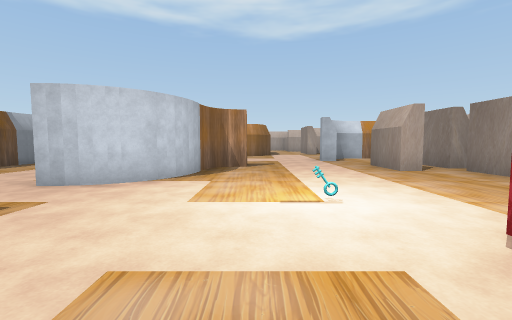
[1] (above)

21 first-person views from a walk through a 3-D level made in the Unity game engine. The camera is 1.3 m above the floor, tilts 4° down and sees 90° across. The floor is counted in squares, 2 m on a side. Each view is taken from the middle of a square. On the plan, view 1 faces up. The plan holds only what a view shows up to about 9 squares ahead; the rest is blank. The place goes on beyond the plan. The player is left out.

[2]
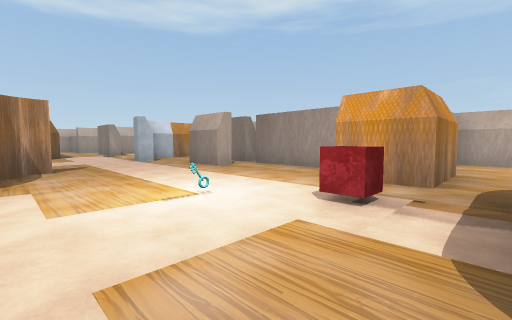

[3]
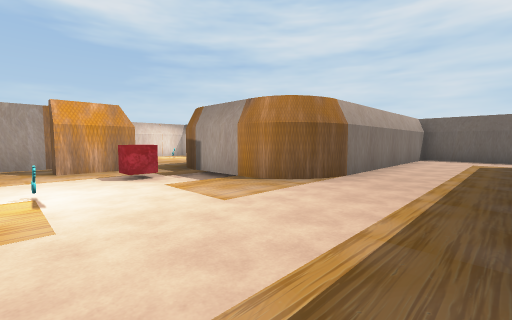

[4]
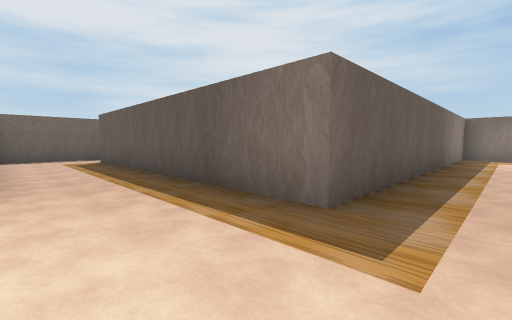

[5]
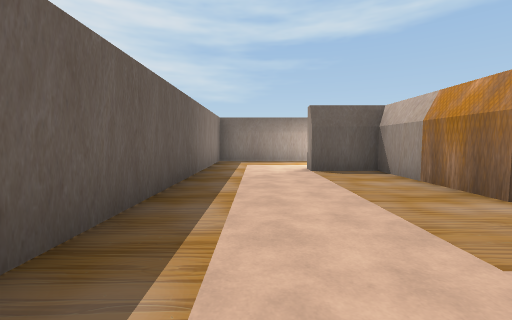

[6]
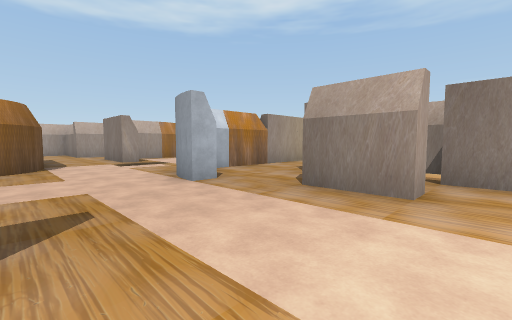

[7]
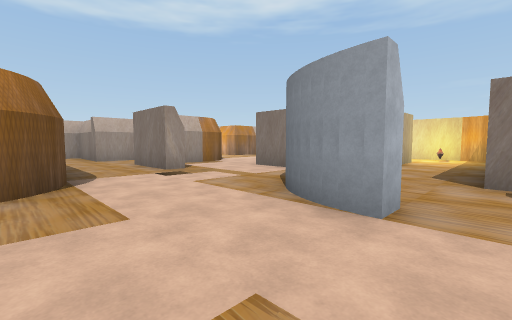

[8]
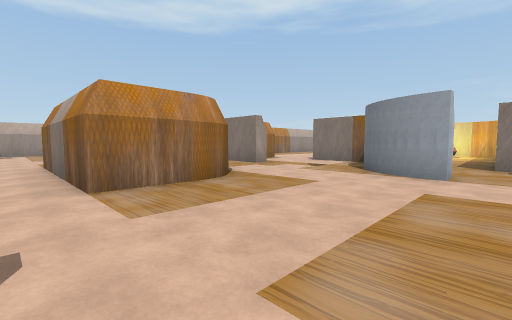

[9]
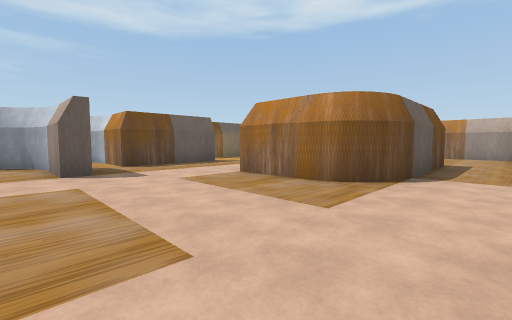

[10]
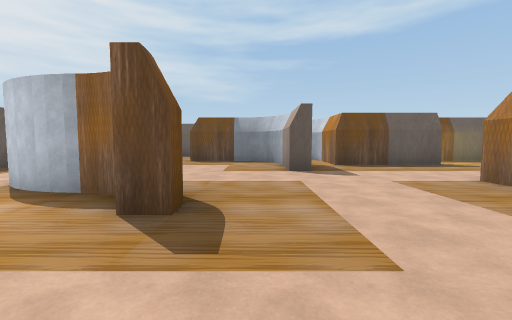

[11]
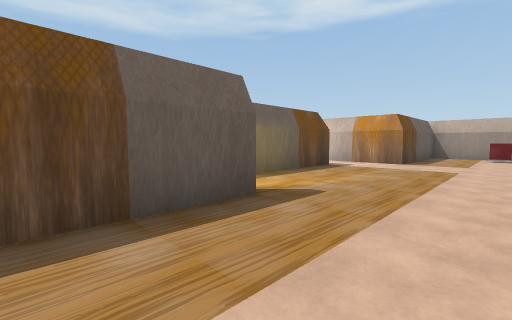

[12]
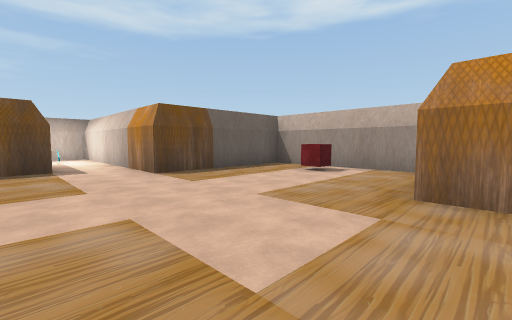

[13]
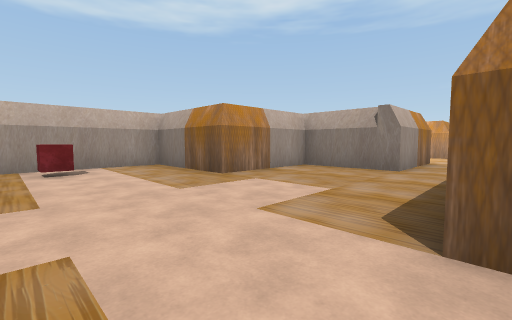

[14]
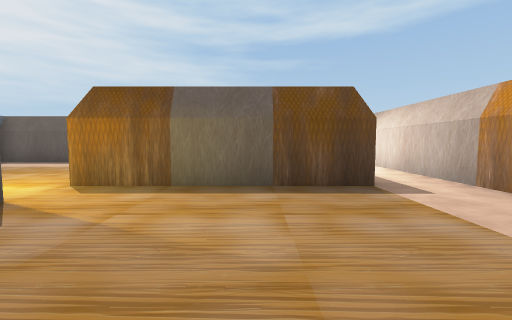

[15]
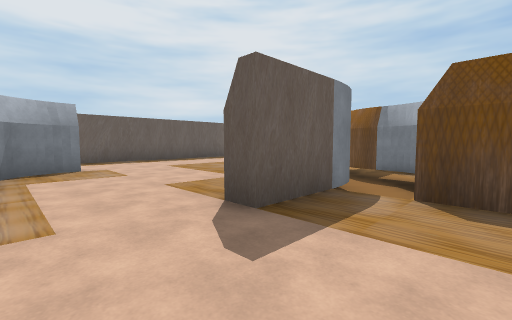

[16]
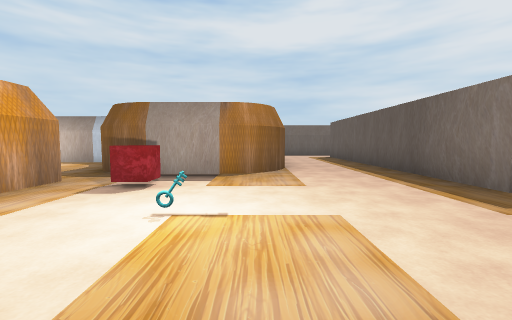

[17]
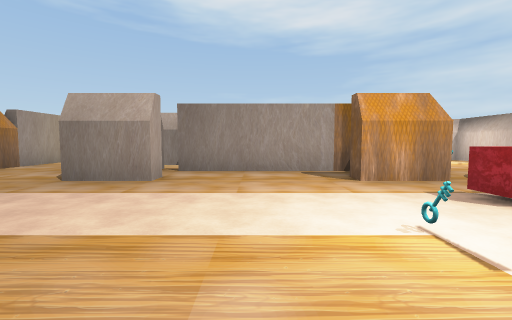

[18]
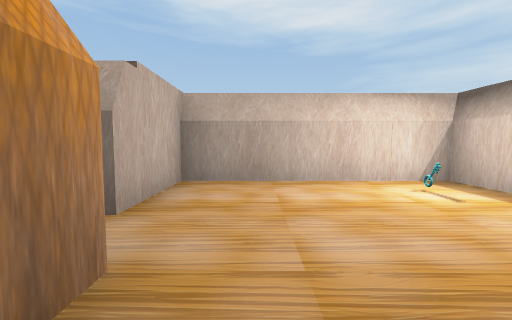

[19]
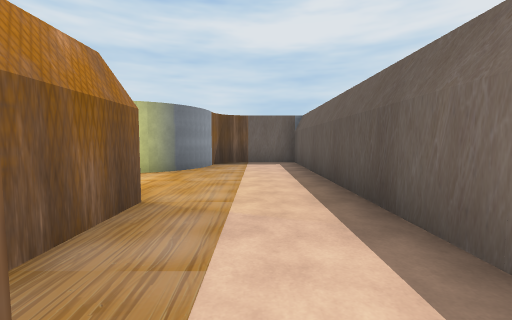

[20]
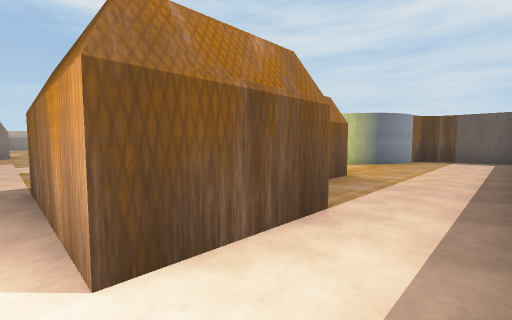

[21]
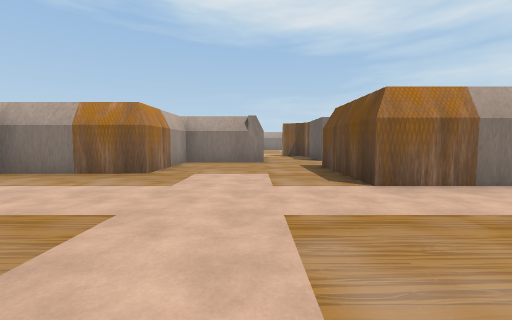

### Floor plan
Key: @ floor where view 1 was taken; # wall or solid block; . main floor; - floor 0.25 m lower than the main floor; _ floor 0.5 m lower than the main floor; O other object.
Columns run from 13 left of view 1 to 11 right of it. Each row starts with its distance up from view 1.
 24        #######
 23        #.....#
 22        #..O..#
 21        #.. ..####
 20   ######.. .....#
 19  #      .. .....#
 18  #.   .... .....###
 17     ###... ........
 16    .###....###..##OO
 15  # ..##... # #..#..
 14  # ..##... # #..#..
 13  # ...##.. # O..-.#
 12  # .... .. ##O..-.#
 11  # ..OO#........OO#####
 10  # ..O__.. .....O.......O
  9  # .OOOO## ....O........O
  8   ##OOO...........#     O
  7 OO #  #... .O...#.##
  6 O  ####....O....#.##
  5 #  #.......O......#
  4 #.........OO......#
  3 #.............O...#
  2 #####.......   ..######
  1     ######.....O.##...#
  0          #...@--......#
 -1          #...O##O.....O
 -2          #.. #  O...O.O
 -3          #.. #  OO....#
 -4          #.. #    O####
 -5          #.. #
 -6          #.. #
 -7              #
 -8           ###

Positions as (right, up) in squares from view 1, and headings:
1: (0, 0), facing up
2: (-1, 0), facing up-right
3: (-3, 3), facing down-right
4: (-1, 3), facing down-left
5: (-4, 3), facing left
6: (0, 5), facing up-right
7: (0, 8), facing up-right
8: (-3, 8), facing up-right
9: (2, 8), facing up-left
10: (2, 8), facing left
11: (-3, 11), facing up-left
12: (0, 17), facing up-left
13: (-4, 16), facing up-right
14: (-3, 16), facing left
15: (-2, 11), facing down-left
16: (0, 5), facing down
17: (-1, 4), facing right
18: (4, 0), facing right
19: (-10, 16), facing down
20: (-11, 18), facing down-right
21: (-6, 18), facing right
